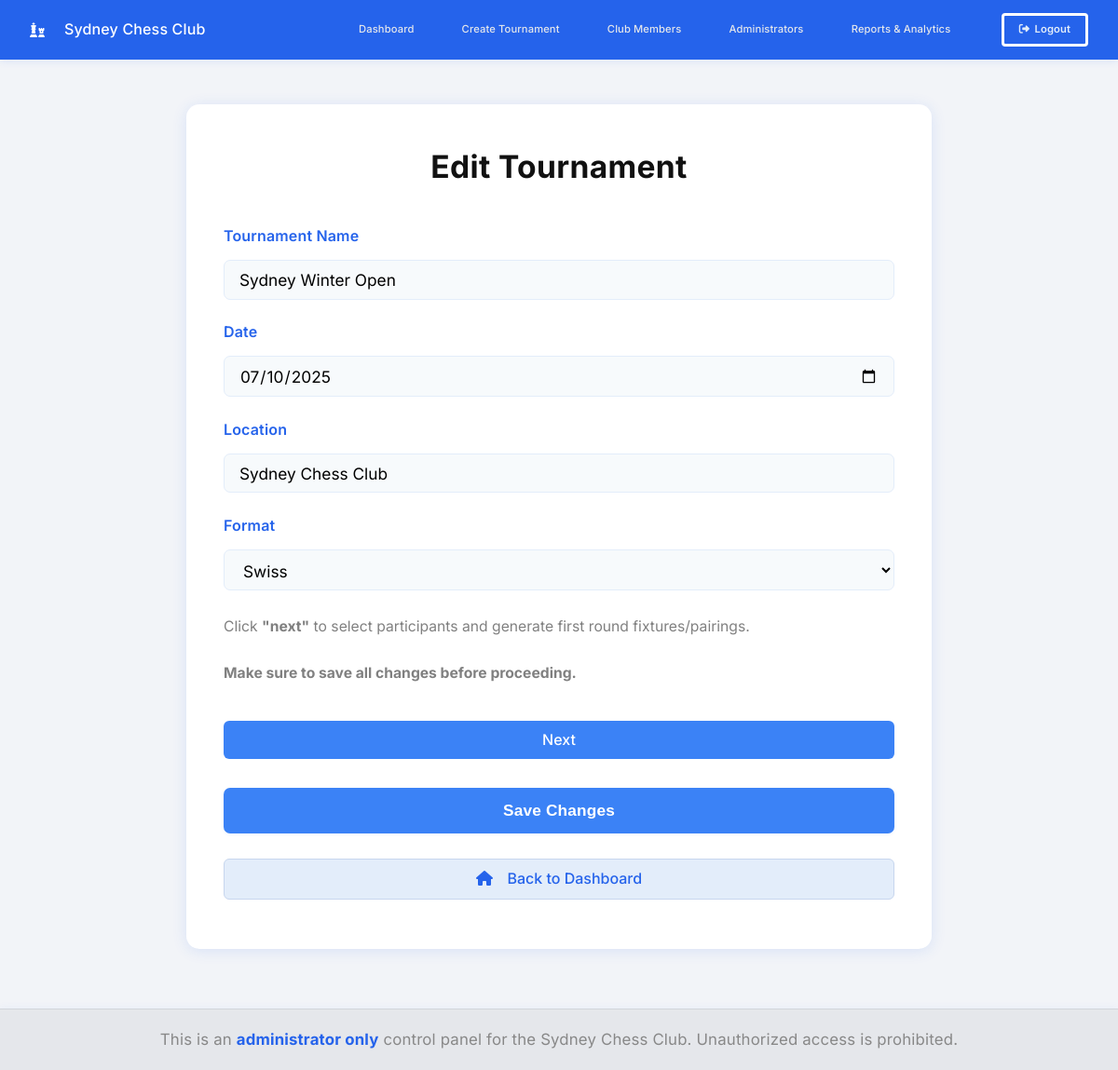
Screenshot of /edit-tournament/1 (signed in) with the database file from the repository.
### tables this page shows
CREATE TABLE tournaments (
        id INTEGER PRIMARY KEY AUTOINCREMENT,
        name TEXT NOT NULL,
        date TEXT NOT NULL,
        location TEXT NOT NULL,
        format TEXT NOT NULL
    );

### app.py (the view, shortened to what this page needs)
@app.route('/edit-tournament/<int:tournament_id>', methods=['GET', 'POST'])
@login_required
def edit_tournament(tournament_id):
    with get_db_connection() as conn:
        tournament = conn.execute('SELECT * FROM tournaments WHERE id = ?', (tournament_id,)).fetchone()
    if not tournament:
        flash('Tournament not found', 'danger')
        return redirect(url_for('index'))
    return render_template('edit-tournament.html', tournament=tournament)

### app.py (called while the page is built)
def get_db_connection():
    conn = sqlite3.connect('data/main.db')
    conn.row_factory = sqlite3.Row
    try:
        conn.execute('PRAGMA foreign_keys = ON')
    except Exception:
        pass
    return conn

def login_required(f):
    @wraps(f)
    def decorated_function(*args, **kwargs):
        if 'username' not in session:
            flash('You must be logged in to access this page', 'danger')
            return redirect(url_for('login'))
        return f(*args, **kwargs)
    return decorated_function

@app.before_request
def ensure_csrf_and_session():
    if 'csrf_token' not in session:
        session['csrf_token'] = secrets.token_hex(32)
    if request.method == 'POST':
        token = request.form.get('csrf_token')
        if not token or token != session.get('csrf_token'):
            abort(400)

@app.after_request
def set_security_headers(resp):
    resp.headers['X-Frame-Options'] = 'DENY'
    resp.headers['X-Content-Type-Options'] = 'nosniff'
    resp.headers['Referrer-Policy'] = 'no-referrer'
    csp = (
        "default-src 'self'; "
        "script-src 'self' https://cdn.jsdelivr.net https://cdnjs.cloudflare.com; "
        "style-src 'self' 'unsafe-inline' https://fonts.googleapis.com https://cdnjs.cloudflare.com; "
        "img-src 'self' data:; "
        "font-src 'self' https://fonts.gstatic.com https://cdnjs.cloudflare.com; "
        "connect-src 'self'; "
        "frame-ancestors 'none'"
    )
    resp.headers['Content-Security-Policy'] = csp
    if request.scheme == 'https':
        resp.headers['Strict-Transport-Security'] = 'max-age=31536000; includeSubDomains; preload'
    return resp

@app.context_processor
def inject_globals():
    allow_signup = False
    if os.environ.get('ADMIN_SIGNUP_SECRET'):
        allow_signup = True
    return dict(csrf_token=session.get('csrf_token'), allow_signup=allow_signup, APP_ENV=APP_ENV)

### templates/edit-tournament.html (shortened to what this page needs)
{% extends 'base.html' %}
{% block content %}
<form class="tournament-form" action="/edit-tournament/{{ tournament['id'] }}" method="post" autocomplete="off">
    <h2 class="edit-tournament-title">Edit Tournament</h2>
    <label for="name">Tournament Name</label>
    <input type="text" name="name" id="name" value="{{ tournament['name'] }}" required placeholder="e.g. Sydney Open">
    <label for="date">Date</label>
    <input type="date" name="date" id="date" value="{{ tournament['date'] }}" required>
    <label for="location">Location</label>
    <input type="text" name="location" id="location" value="{{ tournament['location'] }}" required
        placeholder="e.g. Sydney Chess Club">
    <label for="format">Format</label>
    <select name="format" id="format" required>
        <option value="Swiss" {% if tournament['format']=='Swiss' %}selected{% endif %}>Swiss</option>
    </select>
    <small class="muted-info">
        Click <strong>"next"</strong> to select participants and generate first round fixtures/pairings.
        <br><br><strong>Make sure to save all changes before proceeding.</strong>
    </small>
    <a href="/tournament/{{ tournament['id'] }}/manage-players" class="btn-primary next-btn">Next</a>
    <button type="submit" class="btn-primary save-changes-btn">Save Changes</button>
    <a href="{{ url_for('index') }}" class="btn-secondary back-dashboard-btn">
        <i class="fa-solid fa-home icon-left"></i>
        Back to Dashboard
    </a><br>
</form>
{% endblock %}

### rows the page displays
tournaments: name "Sydney Winter Open", date "07/10/2025", location "Sydney Chess Club", format "Swiss"
